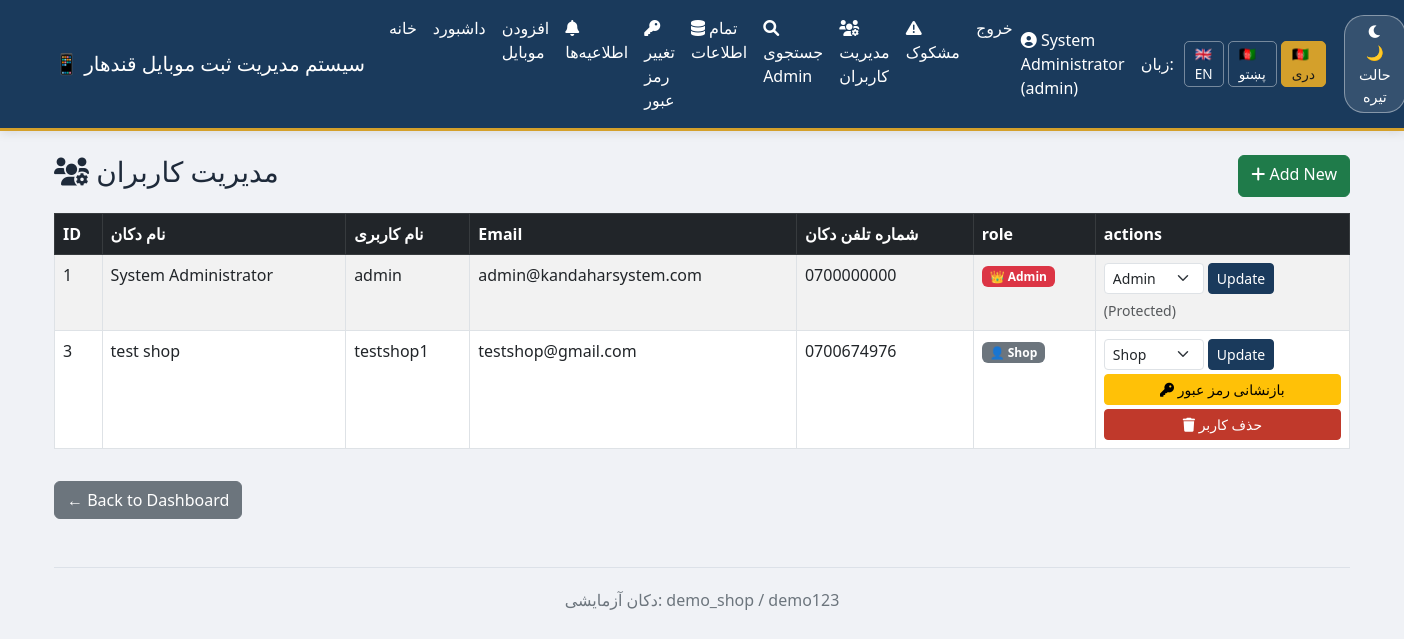
/admin/shops?lang=fa (signed in), run on the app's committed database.
### app.py (models this page shows)
class Shop(UserMixin, db.Model):
    __tablename__ = 'shops'
    id = db.Column(db.Integer, primary_key=True)
    shop_name = db.Column(db.String(100), nullable=False)
    location = db.Column(db.String(200), nullable=False)
    contact = db.Column(db.String(20))
    email = db.Column(db.String(120), unique=True, nullable=True)
    username = db.Column(db.String(80), unique=True, nullable=False)
    password_hash = db.Column(db.String(200), nullable=False)
    role = db.Column(db.String(20), default='shop')
    is_blocked = db.Column(db.Boolean, default=False)
    mobiles = db.relationship('Mobile', backref='owner_shop', lazy=True, cascade="all, delete-orphan")

### app.py (the view)
@app.route('/admin/shops')
@login_required
def admin_shops():
    if current_user.role != 'admin':
        flash('Access denied.', 'danger')
        return redirect(url_for('shop_dashboard'))
    all_shops = Shop.query.all()
    return render_template('admin_shops.html', shops=all_shops)

### app.py (called while the page is built)
@app.before_request
def set_language():
    lang = request.args.get('lang')
    if lang in LANGUAGES:
        session['lang'] = lang
    if 'lang' not in session:
        session['lang'] = 'en'

def get_text(key):
    lang = session.get('lang', 'en')
    return T[lang].get(key, key)

@app.context_processor
def inject_translations():
    return dict(t=get_text, current_lang=session.get('lang', 'en'))

@login_manager.user_loader
def load_user(shop_id):
    return Shop.query.get(int(shop_id))

### templates/admin_shops.html
{% extends "base.html" %}
{% block content %}
<div class="d-flex justify-content-between">
    <h3><i class="fas fa-users-cog"></i> {{ t('manage_users') }}</h3>
    <a href="/admin/add-shop" class="btn btn-success"><i class="fas fa-plus"></i> Add New</a>
</div>
<div class="table-responsive mt-3">
    <table class="table table-striped table-bordered">
        <thead class="table-dark">
            <tr>
                <th>ID</th>
                <th>{{ t('shop_name') }}</th>
                <th>{{ t('username') }}</th>
                <th>Email</th>
                <th>{{ t('shop_phone') }}</th>
                <th>{{ t('role') }}</th>
                <th>{{ t('actions') }}</th>
            </tr>
        </thead>
        <tbody>
        {% for shop in shops %}
        <tr>
            <td>{{ shop.id }}</td>
            <td>{{ shop.shop_name }}</td>
            <td>{{ shop.username }}</td>
            <td>{{ shop.email if shop.email else '-' }}</td>
            <td>{{ shop.contact if shop.contact else '-' }}</td>
            <td>
                {% if shop.role == 'admin' %}
                    <span class="badge bg-danger">👑 Admin</span>
                {% else %}
                    <span class="badge bg-secondary">👤 Shop</span>
                {% endif %}
            </td>
            <td>
                <form method="POST" action="/admin/change-role/{{ shop.id }}" class="d-flex gap-1 mb-1">
                    <select name="role" class="form-select form-select-sm" style="width:100px;">
                        <option value="shop" {% if shop.role == 'shop' %}selected{% endif %}>Shop</option>
                        <option value="admin" {% if shop.role == 'admin' %}selected{% endif %}>Admin</option>
                    </select>
                    <button class="btn btn-sm btn-primary">Update</button>
                </form>
                {% if shop.username != 'admin' %}
                <form method="POST" action="/admin/reset-password/{{ shop.id }}" onsubmit="return confirm('{{ t('reset_password_confirm').format(user=shop.username, password='[New 8-char password]') }}');">
                    <button class="btn btn-sm btn-warning w-100 mb-1"><i class="fas fa-key"></i> {{ t('reset_password') }}</button>
                </form>
                {% endif %}
                {% if shop.username != 'admin' %}
                <form method="POST" action="/admin/delete-shop/{{ shop.id }}" onsubmit="return confirm('{{ t('delete_confirm') }}');">
                    <button class="btn btn-sm btn-danger w-100"><i class="fas fa-trash"></i> {{ t('delete_user') }}</button>
                </form>
                {% else %}
                <span class="text-muted small">(Protected)</span>
                {% endif %}
            </td>
        </tr>
        {% endfor %}
        </tbody>
    </table>
</div>
<a href="/shop/dashboard" class="btn btn-secondary mt-3">← Back to Dashboard</a>
{% endblock %}

### templates/base.html (shortened to what this page needs)
<!DOCTYPE html>
<html lang="{{ current_lang }}">
<head>
    <link href="https://cdn.jsdelivr.net/npm/bootstrap@5.3.0/dist/css/bootstrap.min.css" rel="stylesheet">
    <link rel="stylesheet" href="https://cdnjs.cloudflare.com/ajax/libs/font-awesome/6.0.0-beta3/css/all.min.css">
</head>
<body>
    <nav class="navbar navbar-expand-lg navbar-custom">
        <div class="container">
            <a class="navbar-brand" href="/">{{ t('app_name') }}</a>
            <div class="collapse navbar-collapse" id="navbarNav">
                <ul class="navbar-nav me-auto">
                    <li class="nav-item"><a class="nav-link" href="/">{{ t('home') }}</a></li>
                    {% if current_user.is_authenticated %}
                        <li class="nav-item"><a class="nav-link" href="/shop/dashboard">{{ t('dashboard') }}</a></li>
                        <li class="nav-item"><a class="nav-link" href="/shop/add-mobile">{{ t('add_mobile') }}</a></li>
                        <li class="nav-item">
                            <a class="nav-link" href="/shop/notifications" style="position:relative;">
                                <i class="fas fa-bell"></i> {{ t('notifications') }}
                            </a>
                        </li>
                        <li class="nav-item"><a class="nav-link" href="/shop/change-password"><i class="fas fa-key"></i> {{ t('change_password') }}</a></li>
                        {% if current_user.role == 'admin' %}
                            <li class="nav-item"><a class="nav-link" href="/admin/all-mobiles"><i class="fas fa-database"></i> {{ t('all_data') }}</a></li>
<li class="nav-item"><a class="nav-link" href="/admin/search-imei"><i class="fas fa-search"></i> {{ t('admin_search') }}</a></li>
<li class="nav-item"><a class="nav-link" href="/admin/shops"><i class="fas fa-users-cog"></i> {{ t('manage_users') }}</a></li>
<li class="nav-item"><a class="nav-link" href="/admin/suspicious-shops"><i class="fas fa-exclamation-triangle"></i> {{ t('suspicious') }}</a></li>
                        {% endif %}
                        <li class="nav-item"><a class="nav-link" href="/shop/logout">{{ t('logout') }}</a></li>
                    {% else %}
                        <li class="nav-item"><a class="nav-link" href="/shop/login">{{ t('login') }}</a></li>
                    {% endif %}
                </ul>
                {% if current_user.is_authenticated %}
                <span class="navbar-text text-white me-3">
                    <i class="fas fa-user-circle"></i> {{ current_user.shop_name }} ({{ current_user.username }})
                </span>
                {% endif %}
                <span class="navbar-text me-2" style="color: #ddd;">{{ t('switch_lang') }}:</span>
                <a href="?lang=en" class="lang-btn {% if current_lang == 'en' %}active{% endif %}">🇬🇧 EN</a>
                <a href="?lang=ps" class="lang-btn {% if current_lang == 'ps' %}active{% endif %}">🇦🇫 پښتو</a>
                <a href="?lang=fa" class="lang-btn {% if current_lang == 'fa' %}active{% endif %}">🇦🇫 دری</a>
                <button id="darkModeToggle" class="dark-toggle-btn ms-3">
                    <i class="fas fa-moon"></i> <span id="modeLabel">{{ t('dark_mode') }}</span>
                </button>
            </div>
        </div>
    </nav>
    <div class="container mt-4">
        {% block content %}{% endblock %}
        <footer class="mt-5 text-center">
            <p>{{ t('demo_creds') }}</p>
        </footer>
    </div>
</body>
</html>

### templates/base.html (style rules this page uses)
:root { --primary-blue: #1a3a5c; --gold: #d4a02b; --gold-hover: #e8b83a; --bg-body-light: #f0f2f6; --text-body-light: #1e2a3a; --bg-card-light: #ffffff; --border-light: #dce1e8; --bg-nav-light: var(--primary-blue); --text-nav-light: #ffffff; --bg-body-dark: #0f1a2b; --text-body-dark: #eaf0f8; --bg-card-dark: #1e3347; --bg-input-dark: #2a4058; --border-dark: #3a5570; --bg-nav-dark: #1a2d42; --text-nav-dark: #ffffff; }
body { background-color: var(--bg-body-light); color: var(--text-body-light); transition: background 0.3s ease, color 0.3s ease; font-family: 'Segoe UI', Tahoma, Geneva, Verdana, sans-serif; }
.navbar-custom { background: var(--bg-nav-light) !important; border-bottom: 3px solid var(--gold); box-shadow: 0 2px 10px rgba(0,0,0,0.1); }
.navbar-custom .navbar-brand, .navbar-custom .nav-link, .navbar-custom .navbar-text { color: var(--text-nav-light) !important; font-weight: 500; }
.table thead { background-color: var(--primary-blue); color: #ffffff; }
.table-striped > tbody > tr:nth-of-type(odd) { background-color: rgba(0, 0, 0, 0.03); }
.btn-primary { background-color: var(--primary-blue); border-color: var(--primary-blue); }
.btn-success { background-color: #1f7b4a; border-color: #1f7b4a; }
.btn-danger { background-color: #c0392b; border-color: #c0392b; }
footer { border-top: 1px solid var(--border-light); padding-top: 20px; color: #6c757d; }
.lang-btn { background: transparent; border: 1px solid rgba(255, 255, 255, 0.4); color: #fff; padding: 2px 10px; border-radius: 5px; cursor: pointer; margin: 0 2px; text-decoration: none; font-size: 0.85rem; transition: 0.2s; }
.lang-btn:hover, .lang-btn.active { background-color: var(--gold); border-color: var(--gold); color: #1a1a1a; }
.dark-toggle-btn { background: rgba(255, 255, 255, 0.12); border: 1px solid rgba(255, 255, 255, 0.4); color: #fff; padding: 5px 14px; border-radius: 20px; cursor: pointer; transition: 0.2s; font-size: 0.9rem; }

### data on the page
Shop: shop_name "System Administrator", username "admin", id "1", email "admin@kandaharsystem.com", contact "0700000000", shows "👑 Admin", role "Admin", shows "(Protected)"
Shop: id "3", shop_name "test shop", username "testshop1", email "testshop@gmail.com", contact "0700674976", shows "👤 Shop", role "Shop", t "بازنشانی رمز عبور", t "حذف کاربر"

### other printed values
{{ t('app_name') }} "📱 سیستم مدیریت ثبت موبایل قندهار"
{{ t('home') }} "خانه"
{{ t('dashboard') }} "داشبورد"
{{ t('add_mobile') }} "افزودن موبایل"
{{ t('notifications') }} "اطلاعیه‌ها"
{{ t('change_password') }} "تغییر رمز عبور"
{{ t('all_data') }} "تمام اطلاعات"
{{ t('admin_search') }} "جستجوی Admin"
{{ t('manage_users') }} "مدیریت کاربران"
{{ t('suspicious') }} "مشکوک"
{{ t('logout') }} "خروج"
{{ t('switch_lang') }} "زبان"
{{ t('dark_mode') }} "🌙 حالت تیره"
{{ t('shop_name') }} "نام دکان"
{{ t('username') }} "نام کاربری"
